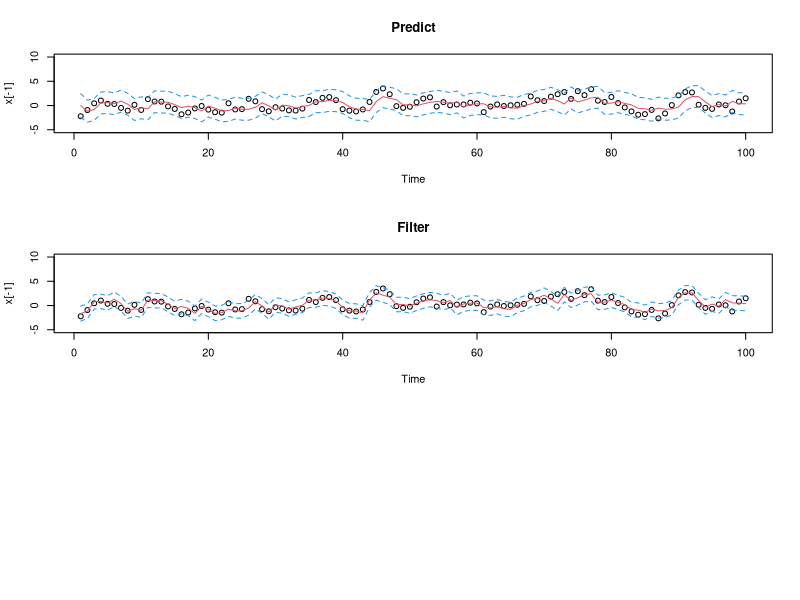

This figure's R source:

set.seed (123)
n = 100

State_Phi_1=0.7
v = rnorm (n ,0 ,1)
w = rnorm(n+1,0,1);
x = arima.sim (n=n+1, list (ar = State_Phi_1) , sd =1)
y = ts(x[ -1] + v)

####


A=1; mu0 = 0; Sigma0=1
State_Phi_p.p=State_Phi_1; 
Cholesky_Q_state=1; 
Cholesky_R_Observ=1
Q=t(Cholesky_Q_state)%*%Cholesky_Q_state
R=t(Cholesky_R_Observ)%*%Cholesky_R_Observ
# y is n by q  (time=row series=col)
# A is a q by p matrix
# R is q by q
# mu0 is p by 1
# Sigma0, State_Phi_p.p, Q are p by p


State_Phi_p.p=as.matrix(State_Phi_p.p)
p.state.dim=nrow(State_Phi_p.p)    
y=as.matrix(y)
q.obsv.dim=ncol(y)
Predict_State_x_t_t_1=array(NA, dim=c(p.state.dim,1,n))         # Predict_State_x_t_t_1=x_t^{t-1}          
Predict_State_VarCov_t_t_1=array(NA, dim=c(p.state.dim,p.state.dim,n))      # Predict_State_VarCov_t_t_1=P_t^{t-1}
Filter_State_x_t_t=array(NA, dim=c(p.state.dim,1,n))         # Filter_State_x_t_t=x_t^t
Filter_State_VarCov_t_t=array(NA, dim=c(p.state.dim,p.state.dim,n))      # Filter_State_VarCov_t_t=x_t^t
epsilon=array(NA, dim=c(q.obsv.dim,1,n))      # innovations
epsilon_VarCov=array(NA, dim=c(q.obsv.dim,q.obsv.dim,n))     # epsilon var-cov matrix



# initialize (because R can't count from zero)
x_initial_00=as.matrix(mu0, nrow=p.state.dim, ncol=1)
P_initial_00=as.matrix(Sigma0, nrow=p.state.dim, ncol=p.state.dim)
Predict_State_x_t_t_1[,,1]=State_Phi_p.p%*%x_initial_00
Predict_State_VarCov_t_t_1[,,1]=State_Phi_p.p%*%P_initial_00%*%t(State_Phi_p.p)+Q
sigma_temp=A%*%Predict_State_VarCov_t_t_1[,,1]%*%t(A)+R
epsilon_VarCov[,,1]=(t(sigma_temp)+sigma_temp)/2     # epsilon var - make sure it's symmetric
sig_inv=solve(epsilon_VarCov[,,1])          

Kalman_gain=Predict_State_VarCov_t_t_1[,,1]%*%t(A)%*%sig_inv
epsilon[,,1]=y[1,]-A%*%Predict_State_x_t_t_1[,,1]

Filter_State_x_t_t[,,1]=Predict_State_x_t_t_1[,,1]+Kalman_gain%*%epsilon[,,1]
Filter_State_VarCov_t_t[,,1]=Predict_State_VarCov_t_t_1[,,1]-Kalman_gain%*%A%*%Predict_State_VarCov_t_t_1[,,1]

sigma_t=as.matrix(epsilon_VarCov[,,1], nrow=q.obsv.dim, ncol=q.obsv.dim)
likelihood_est = log(det(sigma_t)) + t(epsilon[,,1])%*%sig_inv%*%epsilon[,,1]   # -log(likelihood_estlihood)

########## start filter iterations ###################
for (i in 2:n){
  if (n < 2) break
  Predict_State_x_t_t_1[,,i]=State_Phi_p.p%*%Filter_State_x_t_t[,,i-1]
  Predict_State_VarCov_t_t_1[,,i]=State_Phi_p.p%*%Filter_State_VarCov_t_t[,,i-1]%*%t(State_Phi_p.p)+Q
  sigma_temp=A%*%Predict_State_VarCov_t_t_1[,,i]%*%t(A)+R
  epsilon_VarCov[,,i]=(t(sigma_temp)+sigma_temp)/2     # epsilon var - make sure it's symmetric
  sig_inv=solve(epsilon_VarCov[,,i])              
  Kalman_gain=Predict_State_VarCov_t_t_1[,,i]%*%t(A)%*%sig_inv
  epsilon[,,i]=y[i,]-A%*%Predict_State_x_t_t_1[,,i]
  Filter_State_x_t_t[,,i]=Predict_State_x_t_t_1[,,i]+Kalman_gain%*%epsilon[,,i]
  Filter_State_VarCov_t_t[,,i]=Predict_State_VarCov_t_t_1[,,i]-Kalman_gain%*%A%*%Predict_State_VarCov_t_t_1[,,i]
  sigma_t=as.matrix(epsilon_VarCov[,,i], nrow=q.obsv.dim, ncol=q.obsv.dim)
  likelihood_est= likelihood_est + log(det(sigma_t)) + t(epsilon[,,i])%*%sig_inv%*%epsilon[,,i]
}
likelihood_est=0.5*likelihood_est
list(Predict_State_x_t_t_1=Predict_State_x_t_t_1,Predict_State_VarCov_t_t_1=Predict_State_VarCov_t_t_1,Filter_State_x_t_t=Filter_State_x_t_t,Filter_State_VarCov_t_t=Filter_State_VarCov_t_t,likelihood_est=likelihood_est,epsilon=epsilon,epsilon_VarCov=epsilon_VarCov,Kalman_gainn=Kalman_gain)




par(mfrow=c(3,1)); Time = 1:n
plot(Time, x[-1], main='Predict', ylim=c(-5,10))
lines(Predict_State_x_t_t_1, col=2)
lines(Predict_State_x_t_t_1+2*sqrt(Predict_State_VarCov_t_t_1), lty=2, col=4)
lines(Predict_State_x_t_t_1-2*sqrt(Predict_State_VarCov_t_t_1), lty=2, col=4)




plot(Time, x[-1], main='Filter', ylim=c(-5,10))
lines(Filter_State_x_t_t, col=2)
lines(Filter_State_x_t_t+2*sqrt(Filter_State_VarCov_t_t), lty=2, col=4)
lines(Filter_State_x_t_t-2*sqrt(Filter_State_VarCov_t_t), lty=2, col=4)



## Smoothing part
# 
# 
# plot(Time, x[-1], main='Smooth', ylim=c(-5,10))
# lines(xs, col=2)
# lines(xs+2*sqrt(Ps), lty=2, col=4)
# lines(xs-2*sqrt(Ps), lty=2, col=4)
# 
# 
